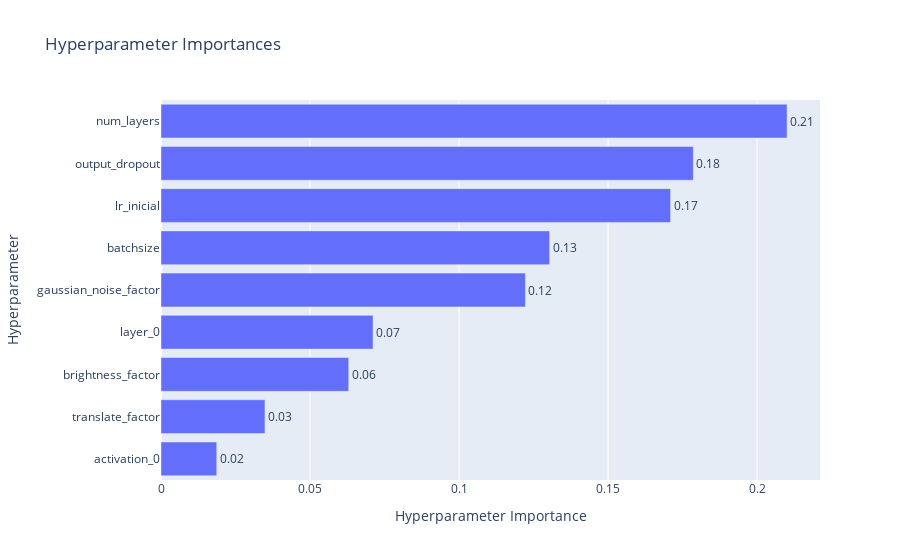

The code cell stored with this chart in its notebook:
### Code cell
plot_param_importances(study_2)

### Figure 1 — Plotly figure (JSON) as saved in the notebook; plotly's stock layout.template omitted (floating-point values rounded to 4 significant figures)
{"data": [{"cliponaxis": false, "hovertemplate": ["activation_0 (CategoricalDistribution): 0.01870551784180479<extra></extra>", "translate_factor (FloatDistribution): 0.034879076593751314<extra></extra>", "brightness_factor (FloatDistribution): 0.06298126317944443<extra></extra>", "layer_0 (CategoricalDistribution): 0.07114753063082352<extra></extra>", "gaussian_noise_factor (FloatDistribution): 0.12226689723518974<extra></extra>", "batchsize (IntDistribution): 0.1303845592503803<extra></extra>", "lr_inicial (FloatDistribution): 0.17097693627331742<extra></extra>", "output_dropout (FloatDistribution): 0.17860318316195822<extra></extra>", "num_layers (CategoricalDistribution): 0.21005503583333035<extra></extra>"], "name": "Objective Value", "orientation": "h", "text": ["0.02", "0.03", "0.06", "0.07", "0.12", "0.13", "0.17", "0.18", "0.21"], "textposition": "outside", "type": "bar", "x": [0.01871, 0.03488, 0.06298, 0.07115, 0.1223, 0.1304, 0.171, 0.1786, 0.2101], "y": ["activation_0", "translate_factor", "brightness_factor", "layer_0", "gaussian_noise_factor", "batchsize", "lr_inicial", "output_dropout", "num_layers"]}], "layout": {"title": {"text": "Hyperparameter Importances"}, "xaxis": {"title": {"text": "Hyperparameter Importance"}}, "yaxis": {"title": {"text": "Hyperparameter"}}}}
